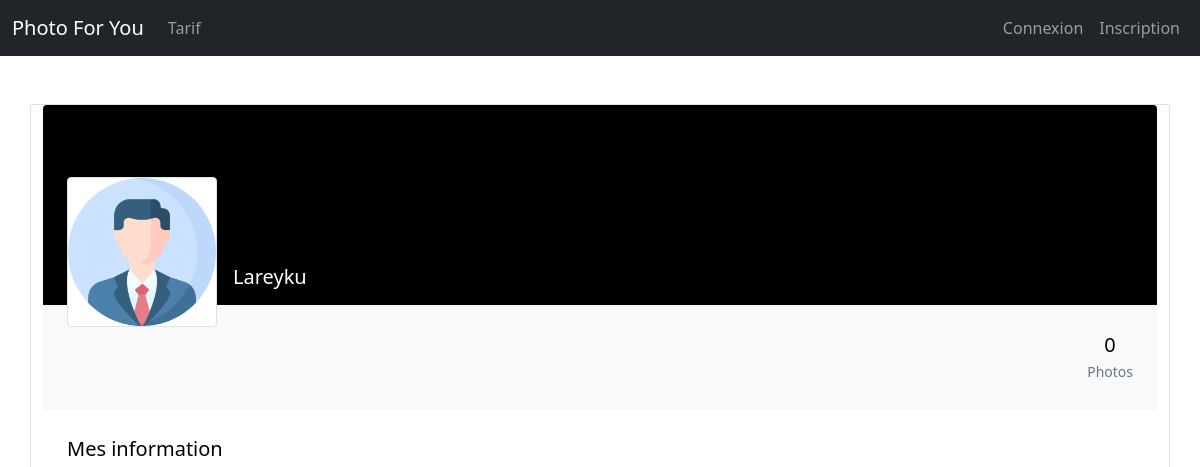
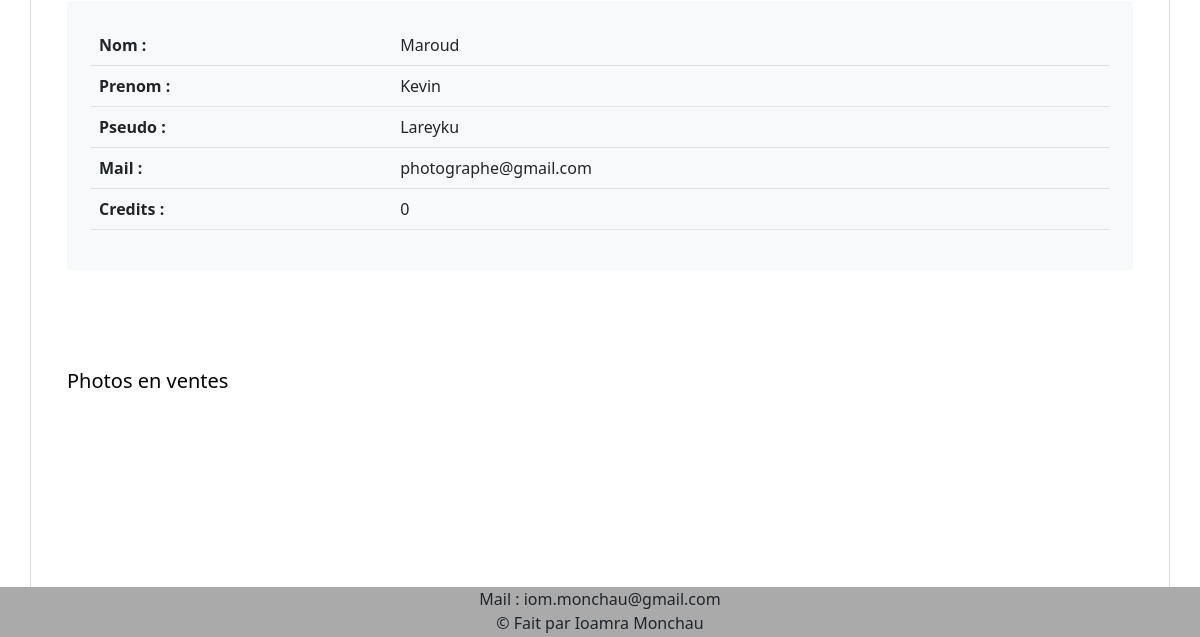
/profil.php?id=2, run on an earlier commit of the app's database (2 pictures, top to bottom).
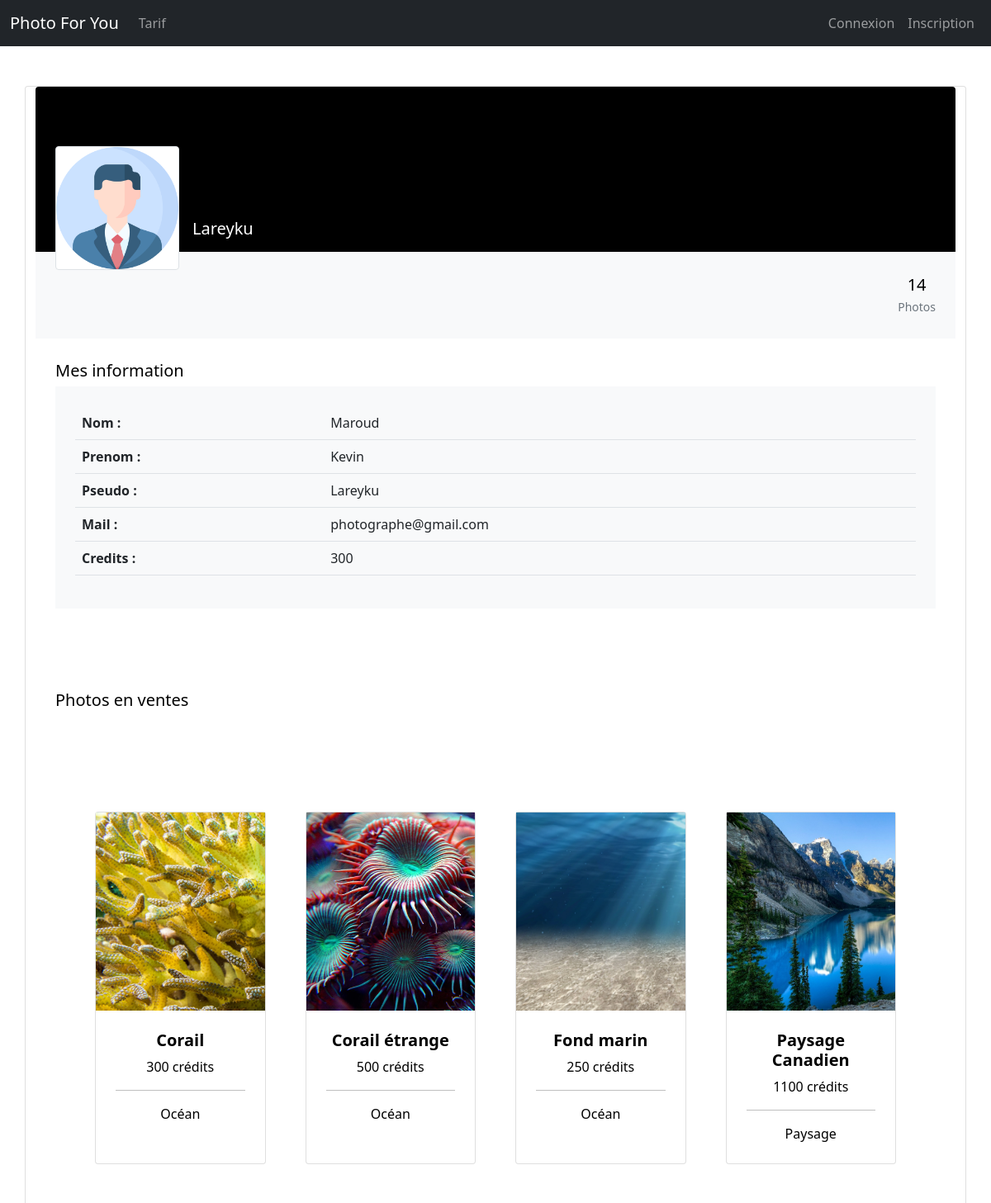
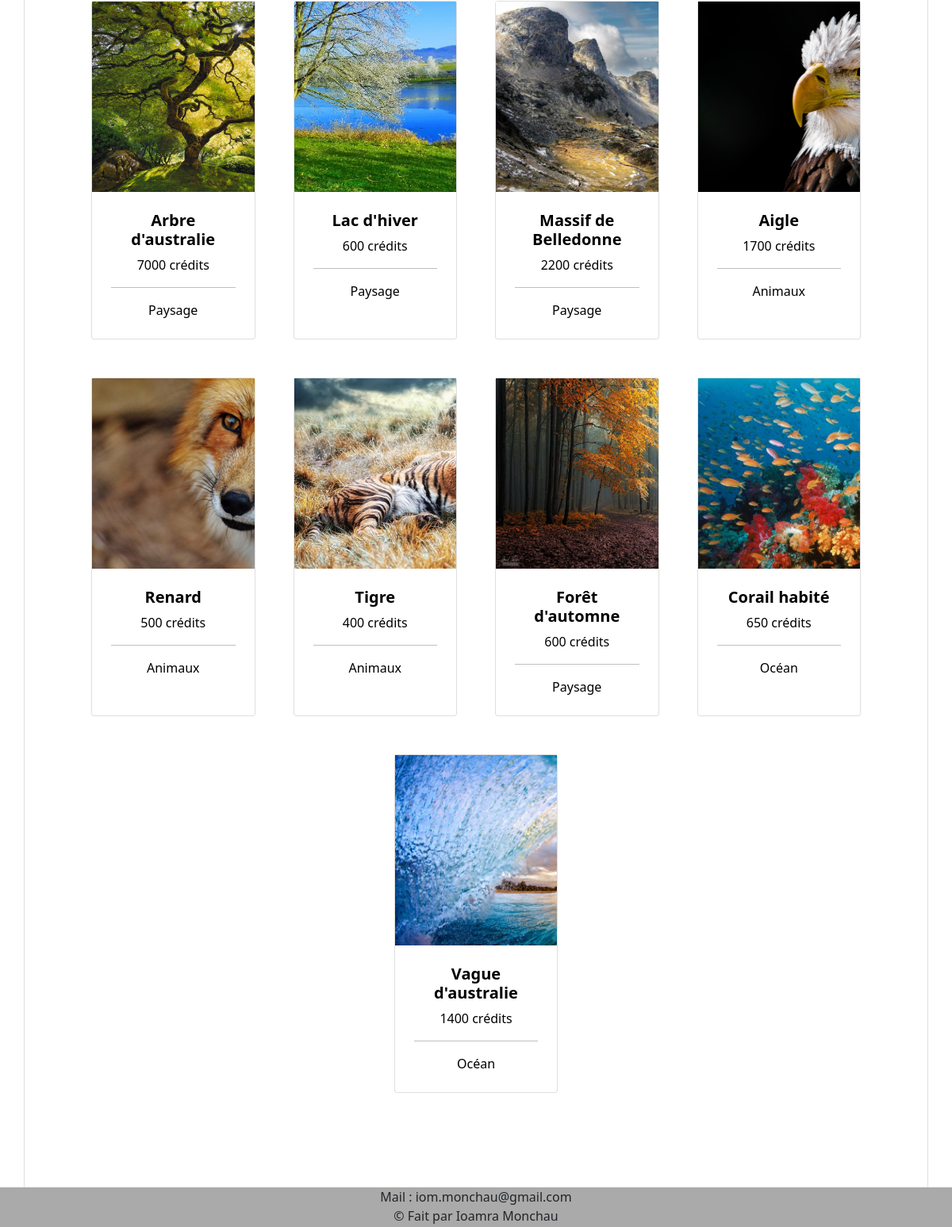
And on a later commit of the database (2 pictures, top to bottom).
### tables this page shows
CREATE TABLE IF NOT EXISTS `user` (
  `id` int(11) NOT NULL AUTO_INCREMENT,
  `nom` varchar(40) NOT NULL,
  `prenom` varchar(40) NOT NULL,
  `pseudo` varchar(20) NOT NULL,
  `img_profil` varchar(50) NOT NULL,
  `mail` varchar(40) NOT NULL,
  `mdp` varchar(40) NOT NULL,
  `grade` varchar(40) NOT NULL,
  `SIRET` varchar(14) DEFAULT NULL,
  `credits` int(11) NOT NULL DEFAULT '0',
  `etat` varchar(15) NOT NULL,
  PRIMARY KEY (`id`)
);

CREATE TABLE IF NOT EXISTS `image` (
  `id_image` int(11) NOT NULL AUTO_INCREMENT,
  `nom_image` varchar(20) NOT NULL,
  `prix_image` int(11) NOT NULL,
  `chemin_image` varchar(60) NOT NULL,
  `nom_categorie` varchar(60) NOT NULL,
  `id_vendeur` int(11) NOT NULL,
  `id_acheteur` int(11) DEFAULT NULL,
  `date_achat` varchar(10) DEFAULT NULL,
  `heure_achat` varchar(5) DEFAULT NULL,
  PRIMARY KEY (`id_image`)
);

### profil.php (the view, shortened to what this page needs)
<!DOCTYPE html>
<html lang="fr">
<head>
	<?php include "includes/head.php"; ?>
</head>
	<body>
		<?php
		include "includes/bdd.php";
		include "includes/nav.php";
if(!empty($_GET['id'])){
  $id = $_GET['id'];
  $req = $bdd->prepare("SELECT * FROM image WHERE id_vendeur = '$id'");
  $req->execute();
  $nb_image = $req->rowCount();
  $req = $bdd->query("SELECT * FROM user WHERE id = '$id'");
  $data = $req->fetchAll();
  foreach ($data as $li){
?>
<section class="h-100 gradient-custom-2">
  <div class="container py-5 h-100">
    <div class="row d-flex justify-content-center align-items-center h-100">
        <div class="card">
          <div class="rounded-top text-white d-flex flex-row" style="background-color: #000; height:200px;">
            <div class="ms-4 mt-5 d-flex flex-column">
              <div style="z-index:1;">
                <div class="img-fluid img-thumbnail mt-4 mb-2" style="background-size: cover; width: 150px; height: 150px; background-image:url(<?php echo $li['img_profil']; ?>)"></div>
              </div>
            </div>
            <div class="ms-3" style="margin-top: 160px;">
              <h5><?php echo $li['pseudo']; ?></h5>
            </div>
          </div>
          <div class="p-4 text-black" style="background-color: #f8f9fa;">
            <div class="d-flex justify-content-end text-center py-1">
              <div>
                <p class="mb-1 h5"><?php echo $nb_image; ?></p>
                <p class="small text-muted mb-0">Photos</p>
              </div>
            </div>
          </div>
          <div class="card-body p-4 text-black">
            <div class="mb-5">
              <p class="lead fw-normal mb-1">Mes information</p>
              <div class="p-4" style="background-color: #f8f9fa;">
                <table class="table">
                  <tbody>
                    <tr>
                      <th scope="row">Nom :</th>
                      <td><?php echo $li['nom']; ?></td>
                    </tr>
                    <tr>
                      <th scope="row">Prenom :</th>
                      <td><?php echo $li['prenom']; ?></td>
                    </tr>
                    <tr>
                      <th scope="row">Pseudo :</th>
                      <td><?php echo $li['pseudo']; ?></td>
                    </tr>
                    <tr>
                      <th scope="row">Mail :</th>
                      <td><?php echo $li['mail']; ?></td>
                    </tr>
                    <tr>
                      <th scope="row">Credits :</th>
                      <td><?php echo $li['credits']; ?></td>
                    </tr>
                  </tbody>
                </table>
              </div>
            </div>
          </div>
          <?php
          $req = $bdd->prepare("SELECT grade FROM user WHERE id = '$id'");
          $req->execute();
          $check = $req->fetch(\PDO::FETCH_OBJ);
          $check_grade = $check->grade;
          if ($check_grade == 'photographe') {
            echo '<div class="card-body p-4 text-black">';
            echo '  <div class="d-flex justify-content-between align-items-center mb-4">';
            echo '    <p class="lead fw-normal mb-0">Photos en ventes</p>';
            echo '  </div>';
            echo '  <div class="row g-2">';
            $req_img = $bdd->query("SELECT * FROM Image WHERE id_vendeur = '$id' AND id_acheteur IS NULL");
            $req_img->execute();
            $data_img = $req_img->fetchAll();
            echo '<section class="py-5">';
            echo '<div class="container px-4 px-lg-5 mt-5">';
            echo '<div class="row gx-4 gx-lg-5 row-cols-2 row-cols-md-3 row-cols-xl-4 justify-content-center">';
            foreach ($data_img as $li_img){
                      echo '<div class="col mb-5">';
              echo '	<a style="text-decoration:none; color:black;" href="index.php?categorie='.$li_img['nom_categorie'].'&img='.$li_img['id_image'].'">';
                      echo '		<div class="card h-100">';
              echo '			<div style="background-size: cover; width: auto; height: 15em; background-image:url('.str_replace("'", "\'", $li_img['chemin_image']).')"></div>';
                      echo '			<div class="card-body p-4">';
                      echo '				<div class="text-center">';
                      echo '					<h5 class="fw-bolder">'.$li_img['nom_image'].'</h5>';
                      echo 					$li_img['prix_image'].' crédits <hr/>';
                      echo 					$li_img['nom_categorie'];
                      echo '				</div>';
                      echo '			</div>';
                      echo '		</div>';
              echo '	</a>';
              echo '</div>';
            }
            echo '</div>';
            echo '</div>';
            echo '</section>';
            echo'  </div>';
            echo'</div>';
          }
    ?>
        </div>
    </div>
  </div>
</section>
<?php
  }
}
?>
		<?php include "includes/footer.php"; ?>
	</body>
</html>

### includes/head.php (shortened to what this page needs)
<link rel="stylesheet" href="assets/css/bootstrap/bootstrap.min.css">
<link rel="stylesheet" href="https://cdn.jsdelivr.net/npm/bootstrap-icons@1.8.1/font/bootstrap-icons.css">
<link rel="stylesheet" href="assets/css/main.css">

### includes/nav.php (shortened to what this page needs)
<nav class="navbar navbar-expand-lg navbar-dark bg-dark">
  <div class="container-fluid">
    <a class="navbar-brand" href="index.php">Photo For You</a>
    <div class="collapse navbar-collapse" id="navbarSupportedContent">
      <ul class="navbar-nav me-auto">
<?php
        if(empty($_SESSION['grade'])){
          echo '<li class="nav-item"><a class="nav-link" href="acheter-des-credits.php">Tarif</a></li>';
        }
?>
      </ul>
      <ul class="navbar-nav">
<?php
        if(isset($_SESSION['grade'])){
          echo '<li class="nav-item"><a class="nav-link" href="includes/logout.php">Déconnection</a></li>';
        }else{
          echo '<li class="nav-item"><a class="nav-link" href="connexion.php">Connexion</a></li>';
          echo '<li class="nav-item"><a class="nav-link" href="inscription.php">Inscription</a></li>';
        }
?>
      </ul>
    </div>
  </div>
</nav>

### includes/footer.php (shortened to what this page needs)
<footer class="text-center">
    Mail : iom.monchau@gmail.com
    <br>
    © Fait par Ioamra Monchau
</footer>

### assets/css/main.css (style rules this page uses)
footer { position: fixed; height: 50px; bottom: 0; width: 100%; background-color: rgb(170, 170, 170); }

What changed in the data, as far as the page shows it:
changed user "Lareyku": nb_image "0" → "14"; credits "0" → "300"
added image: chemin_image (picture), nom_image "Corail", prix_image "300", nom_categorie "Océan"
added image: chemin_image (picture), nom_image "Corail étrange", prix_image "500", nom_categorie "Océan"
added image: chemin_image (picture), nom_image "Fond marin", prix_image "250", nom_categorie "Océan"
added image: chemin_image (picture), nom_image "Paysage Canadien", prix_image "1100", nom_categorie "Paysage"
added image: chemin_image (picture), nom_image "Arbre d'australie", prix_image "7000", nom_categorie "Paysage"
added image: chemin_image (picture), nom_image "Lac d'hiver", prix_image "600", nom_categorie "Paysage"
added image: chemin_image (picture), nom_image "Massif de Belledonne", prix_image "2200", nom_categorie "Paysage"
added image: chemin_image (picture), nom_image "Aigle", prix_image "1700", nom_categorie "Animaux"
added image: chemin_image (picture), nom_image "Renard", prix_image "500", nom_categorie "Animaux"
added image: chemin_image (picture), nom_image "Tigre", prix_image "400", nom_categorie "Animaux"
added image: chemin_image (picture), nom_image "Forêt d'automne", prix_image "600", nom_categorie "Paysage"
added image: chemin_image (picture), nom_image "Corail habité", prix_image "650", nom_categorie "Océan"
added image: chemin_image (picture), nom_image "Vague d'australie", prix_image "1400", nom_categorie "Océan"
